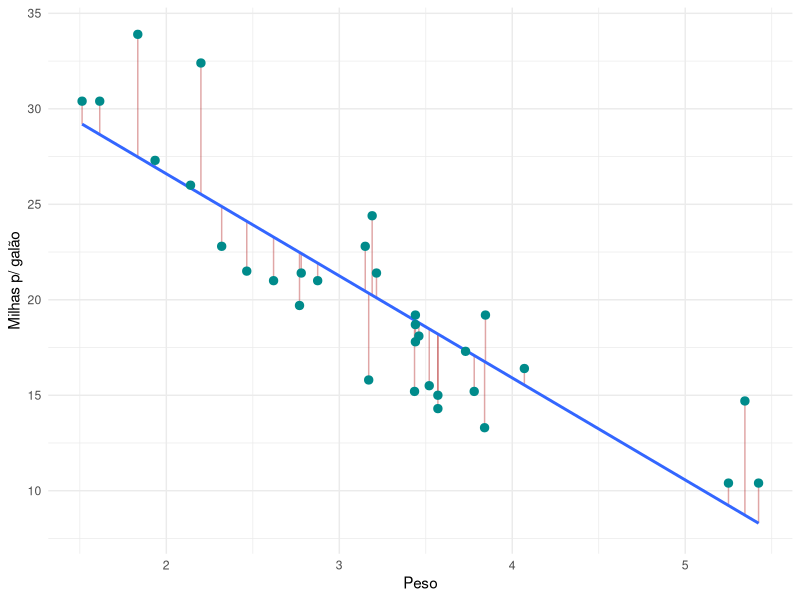

This figure's R source:
## ---- chunk 1
mat2 <- matrix( c(3, -2, 4,
                  7, 1, 3),
                byrow = TRUE, ncol = 3)
mat2
dim(mat2)
## ---- chunk 2
mat3 <- matrix( c(3, 8, 4,
                  8, 5, 9,
                  4, 9, 7), ncol = 3)

mat3[1, 2] == mat3[2, 1]
## ---- chunk 3
diag(c(3, 5, 7))
diag(mat3)
## ---- chunk 4
mat4 <- matrix( c(7, -3, 4,
                  2, 8, 5), byrow = TRUE, ncol = 3)

mat5 <- matrix( c(11, 5, 1,
                  3, -2, 0), byrow = TRUE, ncol = 3)
mat4 + mat5
## ---- chunk 5
mat6 <- matrix( c(2, 1, 3, 4, 6, 5), byrow = TRUE, ncol = 3)
mat7 <- matrix( c(11, 5, 3, -2, 4, 1), byrow = TRUE, ncol = 2)
AB = mat6 %*% mat7
AB
## ---- chunk 6
AB %*% diag(2)
## ---- chunk 7
t(c(2, 3, 5, 1)) %*% c(1, 2, 4, 2)
## ---- chunk 8
vetor <- c(2, 3, 5, 1)

t(vetor) %*% vetor
## ---- chunk 9
mat8 = matrix(c(4,7,2,6), byrow = T, ncol = 2)
solve(mat8)
## ---- chunk 10
data(mtcars)
knitr::kable(head(mtcars))
## ---- chunk 11
library(ggplot2)

mtcars$pred <- lm(mpg ~ wt, data = mtcars)$fitted.values

ggplot(data = mtcars, aes(x = wt, y = mpg)) +
  labs(x = "Peso", y = "Milhas p/ galão") +
  geom_segment(aes(xend = wt, yend = pred), alpha = .4, col = "firebrick") +  # alpha 
  geom_smooth(method="lm", se = FALSE) +
  geom_point(size = 2.5, col = "cyan4") +
  #geom_point(aes(y = pred), shape = 1) +
  ylim(c(8,34)) +
  theme_minimal()
